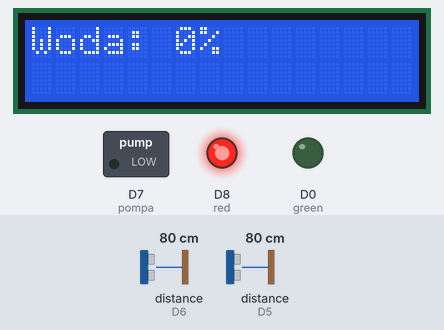
Recording of a sketch running on a simulated ESP8266 (NodeMCU). Parts: 16×2 character LCD, switched loads named in the sketch (green lamp = pin HIGH), output pins drawn as LEDs (lit = HIGH). The test bench sets the inputs (shaded band); at power-on: distance to the obstacle (sensors on D6, D5) 80 cm. The echo pulse lasts 58.3 µs per cm; WiFi joins after 1.5 s; servers stay silent unless stated; pins used as bus, display or sensor lines are not drawn; what the sketch prints to the serial monitor is not drawn.

Above: at 11.3 s.
At 13.4 s:
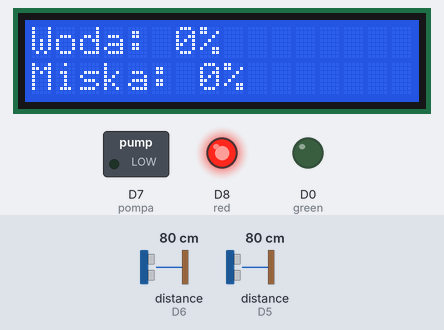
Timing chart, 0 to 14.9 s (numbered marks = the images above):
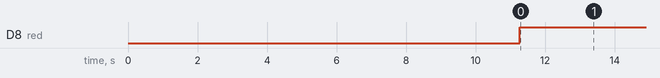

The sketch:

Waterer.ino
```cpp
#define trigPinBin D3
#define echoPinBin 14 // D5
#define trigPinBowl D4
#define echoPinBowl 12 //D6
#define red 15 // D8
#define green 16 // D0
#define pompa 13 // D7

#include <LiquidCrystal_I2C.h>
#include <ESP8266WiFi.h>

LiquidCrystal_I2C lcd(0x27, 16, 2);
WiFiClient client;

String apiKey = "API_KEY";

const char *ssid = "SSID";
const char *pass = "PASSWORD";
const char* server = "api.thingspeak.com";

int BOWL_PERCENTAGE_FILL = 0;
int BIN_PERCENTAGE_FILL = 0;
int BOWL_MAX_DISTANCE = 200;
int BOWL_MIN_DISTANCE = 185;
int BIN_MAX_DISTANCE = 200;
int BIN_MIN_DISTANCE = 30;

char* freeText = "";

unsigned long PREVIOUS_MILLIS = 0;
long INTERVAL = 10000;
int WATER_BIN_LEVEL = 0;

void setup() {
  pinMode(trigPinBin, OUTPUT);
  pinMode(echoPinBin, INPUT);

  pinMode(trigPinBowl, OUTPUT);
  pinMode(echoPinBowl, INPUT);

  pinMode(red, OUTPUT);
  pinMode(green, OUTPUT);

  pinMode(pompa, OUTPUT);
  lcd.init();
  lcd.backlight();

  Serial.begin(9600);

  Serial.println(ssid);
  WiFi.begin(ssid, pass);

  while (WiFi.status() != WL_CONNECTED)
     {
            delay(500);
            Serial.print(".");
     }
   Serial.println("");
   Serial.println("WiFi connected");
}

void loop() {
  unsigned long currentMillis = millis();
  if(currentMillis - PREVIOUS_MILLIS > INTERVAL) {
    PREVIOUS_MILLIS = currentMillis;
    freeText = "woda";
    manageDistance(trigPinBin, echoPinBin, BIN_MIN_DISTANCE, BIN_MAX_DISTANCE, 30, true, "Woda: ", 0,"WaterBin", 1);
    freeText = "miska";
    manageDistance(trigPinBowl, echoPinBowl, BOWL_MIN_DISTANCE, BOWL_MAX_DISTANCE, 10, false, "Miska: ", 1, "WaterBowla", 2);
  }
}

 void sendWifiData(String text, int value, int field) {
  if (client.connect(server,80))   //   "184.106.153.149" or api.thingspeak.com
   {

       String postStr = apiKey;
       postStr +="&field";
       postStr += String(field);
       postStr += "=";
       postStr += String(value);
       postStr += "\r\n\r\n";

       client.print("POST /update HTTP/1.1\n");
       client.print("Host: api.thingspeak.com\n");
       client.print("Connection: close\n");
       client.print("X-THINGSPEAKAPIKEY: "+apiKey+"\n");
       client.print("Content-Type: application/x-www-form-urlencoded\n");
       client.print("Content-Length: ");
       client.print(postStr.length());
       client.print("\n\n");
       client.print(postStr);

       Serial.print(text);
       Serial.print(value);
       Serial.println("%. Send to Thingspeak.");
       Serial.println(postStr);
  }
  client.stop();
  Serial.println("Waiting...");
 }

int calculatePercentageFill(long minDistance, long maxDistance, long distance) {
  int fill =  ((maxDistance - distance) * 100 / (maxDistance - minDistance));
  Serial.println("FILL");
  Serial.println(fill);
  if(fill > 100) return 100;
  if(fill < 0) return 0;
  return fill;
}

void runPompa(int percentageFill){
  if (percentageFill < 70 && WATER_BIN_LEVEL > 30){
    int seconds = (100 - percentageFill) * 60;
    Serial.println("SECONDS");
    Serial.println(seconds);

    pinMode(pompa,OUTPUT);
    unsigned long timeStart = millis();
    digitalWrite(pompa,HIGH);
    delay(seconds);
    unsigned long timeEnd = millis();
    digitalWrite(pompa,LOW);

    Serial.println(timeEnd - timeStart);
  }
}

int calculateFill(int trigPinName, int echoPinName, int minDist, int maxDist) {
  long distance = 0;
  int counter = 0;

  while (counter < 10){
    long currentDistance = 0;
    digitalWrite(trigPinName, LOW);
    delayMicroseconds(2);
    digitalWrite(trigPinName, HIGH);
    delayMicroseconds(10);
    digitalWrite(trigPinName, LOW);
    Serial.println("HERE");

    Serial.println(freeText);
    long czas = pulseIn(echoPinName, HIGH);
    Serial.print("PIN ");
    Serial.println(echoPinName);
    currentDistance = czas * 10 / 58;
    Serial.print("DISTANCE ");
    Serial.println(currentDistance);
    distance = distance + currentDistance;
    counter = counter + 1;
    delay(100);
  }

  long avarageDistance = distance / 10;

  Serial.print("AVARAGE DISTANCE ");
    Serial.println(avarageDistance);
    return calculatePercentageFill(minDist, maxDist, avarageDistance);
}


void lightBulb (int light, int dark) {
  digitalWrite(light, HIGH);
  digitalWrite(dark, LOW);
}

void lightLCD (int line, String text) {
  lcd.setCursor(0, line);
  lcd.print(text);

}

void manageDistance(int trigPinName, int echoPinName, int minDistOfWater, int maxDistOfWater, int lowPercentage, boolean withBulb, String text, int line, String wifiText, int wifiField) {
  int percentageFill = calculateFill(trigPinName, echoPinName, minDistOfWater, maxDistOfWater);
  String output = text + percentageFill + "%";
  if(wifiText == "WaterBin"){
    WATER_BIN_LEVEL = percentageFill;
  }
  lightLCD(line, output);
  sendWifiData(wifiText, percentageFill, wifiField);

  if(withBulb){
    lightDioda(percentageFill, lowPercentage);
  }
   if(!withBulb){
    runPompa(percentageFill);
  }
}

void lightDioda(long percentageFill, int lowPercentage) {
   Serial.println("BULBO");
    if (percentageFill <= lowPercentage) {
        lightBulb(red, green);
    } else {
        lightBulb(green, red);
    }
}
```

Measured:
- by itself, D8 (red): LOW → HIGH at 11.3 s
- what the display in image 0 shows lasts 2.2 s, from 11.1 s to 13.3 s
